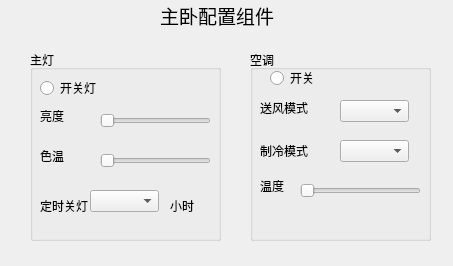
<?xml version="1.0" encoding="UTF-8"?>
<ui version="4.0">
 <class>Form</class>
 <widget class="QWidget" name="Form">
  <property name="geometry">
   <rect>
    <x>0</x>
    <y>0</y>
    <width>453</width>
    <height>266</height>
   </rect>
  </property>
  <property name="windowTitle">
   <string>Form</string>
  </property>
  <widget class="QGroupBox" name="groupBox">
   <property name="geometry">
    <rect>
     <x>30</x>
     <y>50</y>
     <width>191</width>
     <height>191</height>
    </rect>
   </property>
   <property name="title">
    <string>主灯</string>
   </property>
   <widget class="QRadioButton" name="radioButton">
    <property name="geometry">
     <rect>
      <x>10</x>
      <y>30</y>
      <width>89</width>
      <height>16</height>
     </rect>
    </property>
    <property name="text">
     <string>开关灯</string>
    </property>
   </widget>
   <widget class="QSlider" name="horizontalSlider">
    <property name="geometry">
     <rect>
      <x>70</x>
      <y>60</y>
      <width>111</width>
      <height>22</height>
     </rect>
    </property>
    <property name="orientation">
     <enum>Qt::Horizontal</enum>
    </property>
   </widget>
   <widget class="QLabel" name="label_2">
    <property name="geometry">
     <rect>
      <x>10</x>
      <y>60</y>
      <width>54</width>
      <height>12</height>
     </rect>
    </property>
    <property name="text">
     <string>亮度</string>
    </property>
   </widget>
   <widget class="QLabel" name="label_3">
    <property name="geometry">
     <rect>
      <x>10</x>
      <y>100</y>
      <width>54</width>
      <height>12</height>
     </rect>
    </property>
    <property name="text">
     <string>色温</string>
    </property>
   </widget>
   <widget class="QSlider" name="horizontalSlider_2">
    <property name="geometry">
     <rect>
      <x>70</x>
      <y>100</y>
      <width>111</width>
      <height>22</height>
     </rect>
    </property>
    <property name="orientation">
     <enum>Qt::Horizontal</enum>
    </property>
   </widget>
   <widget class="QLabel" name="label_4">
    <property name="geometry">
     <rect>
      <x>10</x>
      <y>150</y>
      <width>54</width>
      <height>12</height>
     </rect>
    </property>
    <property name="text">
     <string>定时关灯</string>
    </property>
   </widget>
   <widget class="QLabel" name="label_5">
    <property name="geometry">
     <rect>
      <x>140</x>
      <y>150</y>
      <width>54</width>
      <height>12</height>
     </rect>
    </property>
    <property name="text">
     <string>小时</string>
    </property>
   </widget>
   <widget class="QComboBox" name="comboBox">
    <property name="geometry">
     <rect>
      <x>60</x>
      <y>140</y>
      <width>69</width>
      <height>22</height>
     </rect>
    </property>
   </widget>
  </widget>
  <widget class="QLabel" name="label">
   <property name="geometry">
    <rect>
     <x>160</x>
     <y>0</y>
     <width>141</width>
     <height>31</height>
    </rect>
   </property>
   <property name="font">
    <font>
     <family>隶书</family>
     <pointsize>14</pointsize>
    </font>
   </property>
   <property name="text">
    <string>主卧配置组件</string>
   </property>
  </widget>
  <widget class="QGroupBox" name="groupBox_2">
   <property name="geometry">
    <rect>
     <x>250</x>
     <y>50</y>
     <width>181</width>
     <height>191</height>
    </rect>
   </property>
   <property name="title">
    <string>空调</string>
   </property>
   <widget class="QRadioButton" name="radioButton_2">
    <property name="geometry">
     <rect>
      <x>20</x>
      <y>20</y>
      <width>89</width>
      <height>16</height>
     </rect>
    </property>
    <property name="text">
     <string>开关</string>
    </property>
   </widget>
   <widget class="QComboBox" name="comboBox_2">
    <property name="geometry">
     <rect>
      <x>90</x>
      <y>50</y>
      <width>69</width>
      <height>22</height>
     </rect>
    </property>
   </widget>
   <widget class="QLabel" name="label_6">
    <property name="geometry">
     <rect>
      <x>10</x>
      <y>50</y>
      <width>54</width>
      <height>16</height>
     </rect>
    </property>
    <property name="text">
     <string>送风模式</string>
    </property>
   </widget>
   <widget class="QLabel" name="label_7">
    <property name="geometry">
     <rect>
      <x>10</x>
      <y>90</y>
      <width>54</width>
      <height>21</height>
     </rect>
    </property>
    <property name="text">
     <string>制冷模式</string>
    </property>
   </widget>
   <widget class="QComboBox" name="comboBox_3">
    <property name="geometry">
     <rect>
      <x>90</x>
      <y>90</y>
      <width>69</width>
      <height>22</height>
     </rect>
    </property>
   </widget>
   <widget class="QLabel" name="label_8">
    <property name="geometry">
     <rect>
      <x>10</x>
      <y>130</y>
      <width>54</width>
      <height>12</height>
     </rect>
    </property>
    <property name="text">
     <string>温度</string>
    </property>
   </widget>
   <widget class="QSlider" name="horizontalSlider_3">
    <property name="geometry">
     <rect>
      <x>50</x>
      <y>130</y>
      <width>121</width>
      <height>22</height>
     </rect>
    </property>
    <property name="orientation">
     <enum>Qt::Horizontal</enum>
    </property>
   </widget>
  </widget>
 </widget>
 <resources/>
 <connections/>
</ui>
